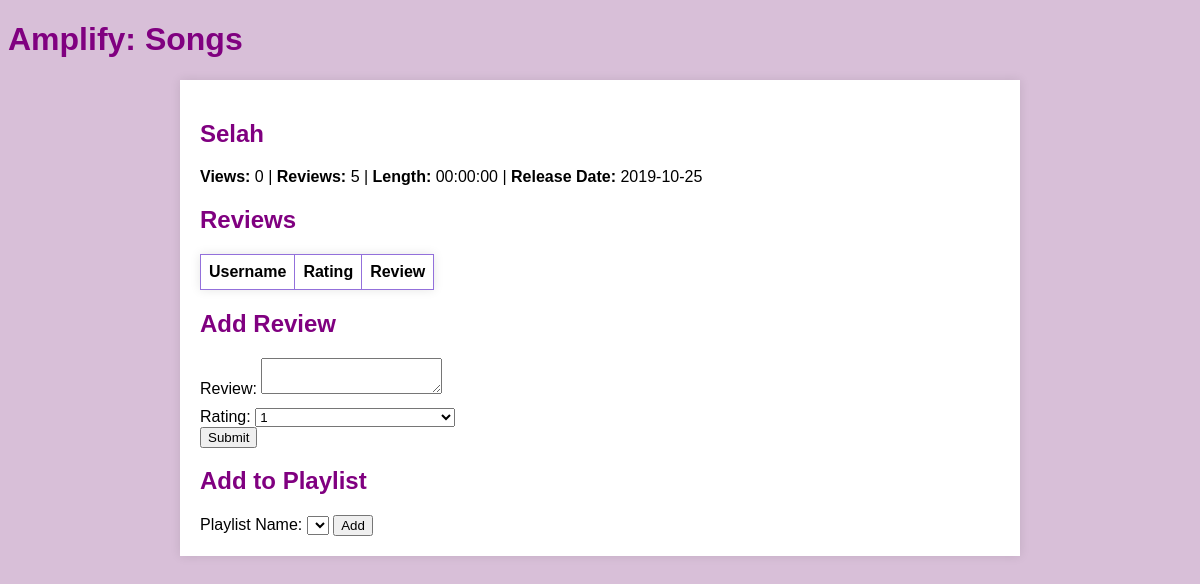
Page /indSong.php on the earlier database version.
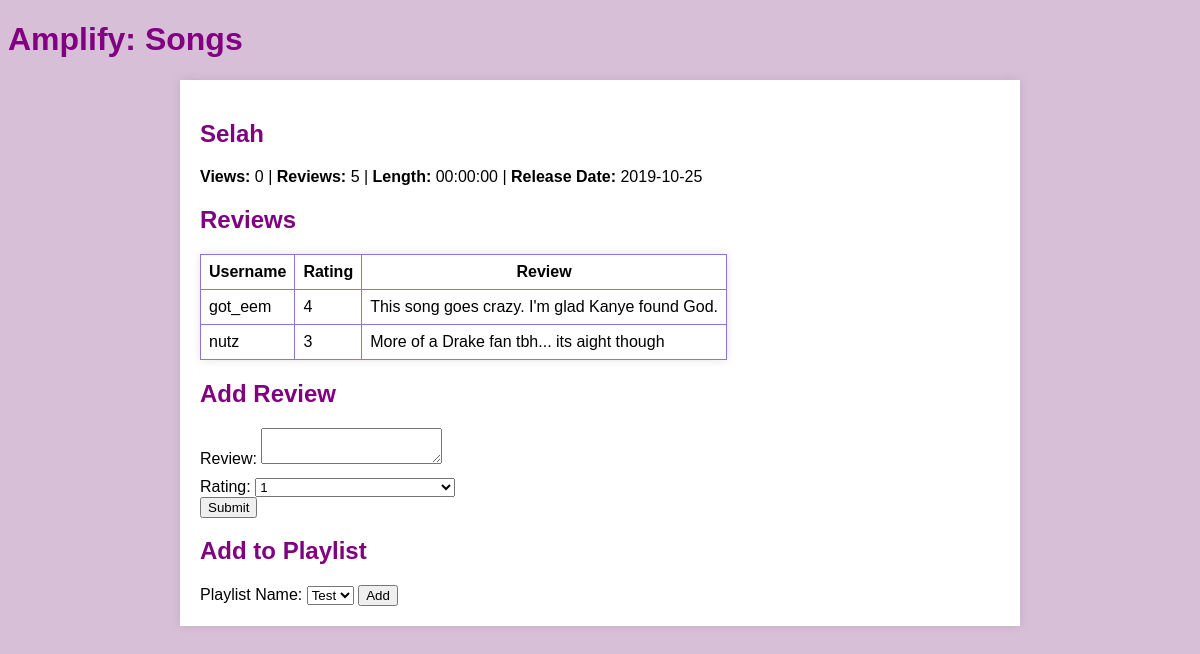
Same page on the later database version.
### tables this page shows
CREATE TABLE `reviews` (
  `review_id` int NOT NULL,
  `user_id` int NOT NULL,
  `song_id` int DEFAULT NULL,
  `album_id` int DEFAULT NULL,
  `comment` text NOT NULL,
  `rating` int NOT NULL
);

CREATE TABLE `users` (
  `user_id` int NOT NULL,
  `username` varchar(20) NOT NULL,
  `password` varchar(20) NOT NULL,
  `first_name` varchar(30) NOT NULL,
  `last_name` varchar(30) NOT NULL,
  `email` varchar(320) NOT NULL
);

### src/controllers/indSongController.php (called while the page is built, shortened)
<?php
class indSongController {
    private $conn;
    public function connect() {
        $this->conn =  mysqli_connect(DB_HOST, DB_USERNAME, DB_PASSWORD, DB_NAME);
    }
    public function defaultSong() {
        $sql = "SELECT songs.song_title, songs.listens, songs.length, songs.release_date, songs.release_time
            FROM songs
            WHERE songs.song_id = 79";
        $result = mysqli_query($this->conn, $sql);
        $song = array();
        if ($result->num_rows > 0) {
            $row = $result->fetch_assoc();
            $song[] = $row['song_title'];
            $song[] = $row['listens'];
            $song[] = $row['length'];
            $song[] = $row['release_date'];
            $song[] = $row['release_time'];
        }
        return $song;
    }
    public function songReviews() {
        $sql = "SELECT reviews.review_id, reviews.user_id, users.username, reviews.comment, reviews.rating
                FROM reviews
                JOIN users ON reviews.user_id = users.user_id
                WHERE reviews.song_id = 79";
        $result = mysqli_query($this->conn, $sql);
        $songReviews = array();
        if ($result->num_rows > 0) {
            while ($row = $result->fetch_assoc()) {
                $songReviews[] = $row;
            }
        }
        return $songReviews;
    }
    public function userPlaylists() {
        $sql = "SELECT playlists.playlist_title
            FROM playlists
            WHERE playlists.user_id = 2";
        $result = mysqli_query($this->conn, $sql);
        $userPlaylists = array();
        if ($result->num_rows > 0) {
            while ($row = $result->fetch_assoc()) {
                $userPlaylists[] = $row;
            }
        }
        return $userPlaylists;
    }
}

### public/indSong.php (the view, shortened to what this page needs)
<?php
require_once '../src/controllers/indSongController.php';
$controller = new indSongController();
$song = $controller->defaultSong() ?? [];
$reviews = $controller->songReviews() ?? [];
$playlists = $controller->userPlaylists() ?? [];
?>
<!DOCTYPE html>
<html lang="">
<head>
    <link rel="stylesheet" type="text/css" href="css/songStyle.css">
</head>
<body>
<h1>Amplify: Songs</h1>
<div class="song-container">
    <h2><?php echo $song[0]; ?></h2>
    <p><strong>Views:</strong> <?php echo $song[1]; ?> | <strong>Reviews:</strong> 5 | <strong>Length:</strong> <?php echo $song[2]; ?> | <strong>Release Date:</strong> <?php echo $song[3]; ?> </p>
    <h2>Reviews</h2>
    <table>
        <thead>
        <tr>
            <th>Username</th>
            <th>Rating</th>
            <th>Review</th>
        </tr>
        </thead>
        <tbody>
        <?php foreach ($reviews as $review): ?>
            <tr>
                <td><?php echo $review['username']; ?></td>
                <td><?php echo $review['rating']; ?></td>
                <td><?php echo $review['comment']; ?></td>
            </tr>
        <?php endforeach; ?>
        </tbody>
    </table>
    <h2>Add Review</h2>
    <form action="<?php echo $controller->handleFormSubmit(); ?> " name="reviewForm" method="post">
        <label for="review">Review:</label>
        <textarea id="review" name="comment"></textarea>
        <div class="slider-rating-container">
            <label for="rating">Rating:</label>
            <select id="rating" name="rating">
                <option value="1">1</option>
            </select>
        </div>
        <input type="submit" value="Submit">
    </form>
    <h2>Add to Playlist</h2>
    <form action="<?php echo $controller->handleFormSubmit(); ?> " name="playlistForm" method="post">
        <label for="playlist_id">Playlist Name:</label>
        <select id="playlist_id" name="playlist_id">
            <?php foreach ($playlists as $playlist): ?>
                <option value="<?= htmlspecialchars($playlist['playlist_title']) ?>"><?= htmlspecialchars($playlist['playlist_title']) ?></option>
            <?php endforeach; ?>
        </select>
        <input type="submit" value="Add">
    </form>
</div>
</body>
</html>

Differences in the rows shown:
added reviews: user.username "got_eem", rating "4", comment "This song goes crazy. I'm glad Kanye found God."
added reviews: user.username "nutz", rating "3", comment "More of a Drake fan tbh... its aight though"
Other differences:
form field playlist_id: (not shown) → "Test"
